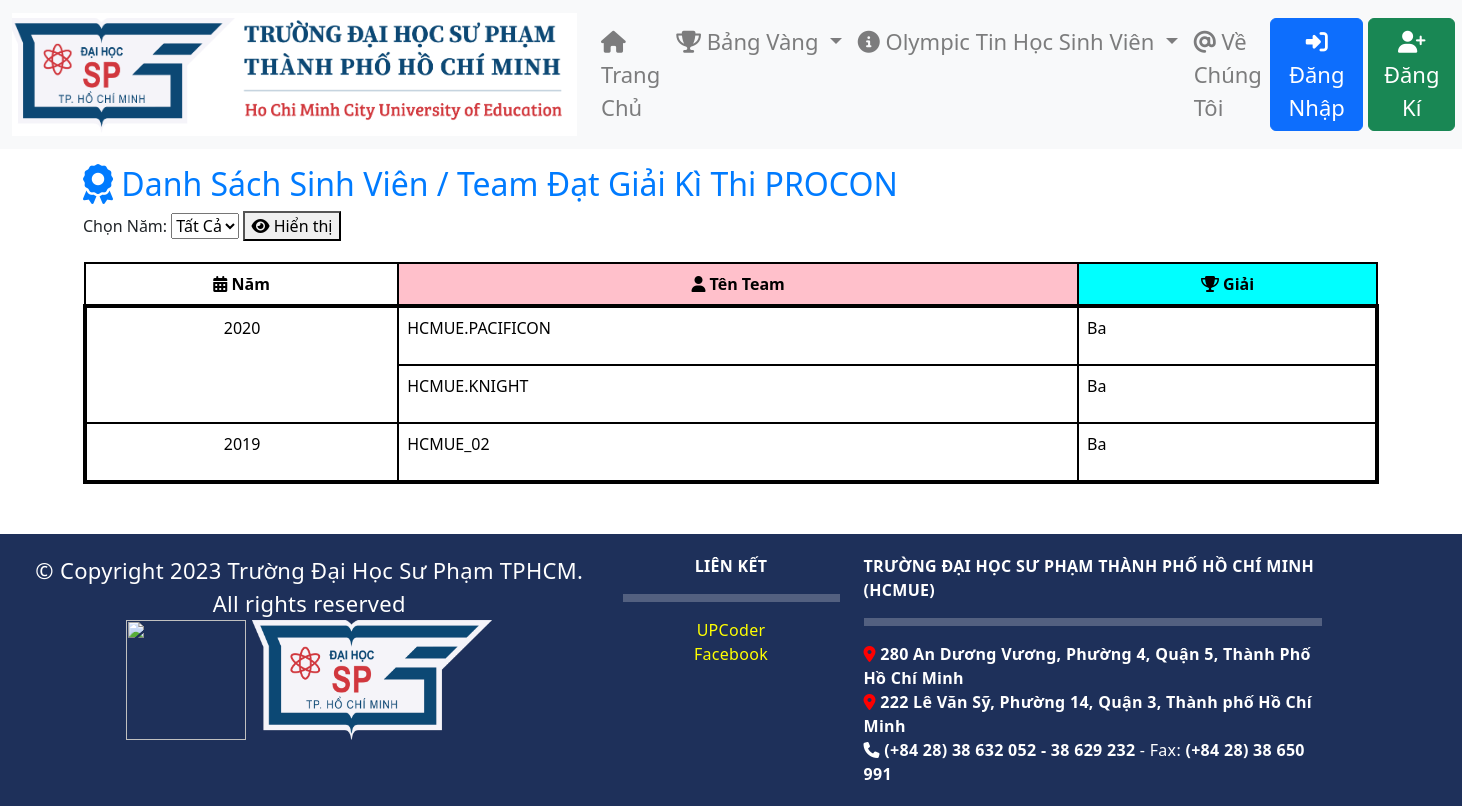
Screenshot of /achievement/procon/ with the database file from the repository.
### achievement/models.py (models this page shows, shortened)
class PROCON(models.Model):
    RESULT_CHOICES = [
        ('Nhất', 'Nhất'),
        ('Nhì', 'Nhì'),
        ('Ba', 'Ba'),
        ('Khuyến Khích', 'Khuyến Khích'),
    ]
    YEAR_CHOICES = [(year, str(year)) for year in range(2015, 2066)]
    year = models.IntegerField(choices=YEAR_CHOICES)
    team_name = models.TextField(max_length=255)
    result = models.CharField(max_length=200, choices=RESULT_CHOICES)
    certificate = models.FileField(upload_to='certificates/', null=True, blank=True)

### achievement/views.py (the view)
# urls.py: path('procon/', procon_list, name='procon_list'),
def procon_list(request, selected_year=None):
    procons = PROCON.objects.all()
    grouped_achievements = {}
    for procon in procons:
        year = procon.year
        if year not in grouped_achievements:
            grouped_achievements[year] = [procon]
        else:
            grouped_achievements[year].append(procon)
    if selected_year:
        grouped_achievements = {selected_year: grouped_achievements.get(selected_year, [])}
    return render(request, 'achievement/procon_list.html', {'grouped_achievements': grouped_achievements, 'selected_year': selected_year})

### achievement/templates/achievement/procon_list.html (shortened to what this page needs)
{% extends 'blog/base.html' %}
{% load static %}
{% block content %}
<head>
    <head>
        <link rel="stylesheet" href="https://cdnjs.cloudflare.com/ajax/libs/font-awesome/6.5.1/css/all.min.css">
    <link rel="stylesheet" href="https://stackpath.bootstrapcdn.com/bootstrap/4.3.1/css/bootstrap.min.css">
    <link href="https://cdn.jsdelivr.net/npm/bootstrap@5.3.2/dist/css/bootstrap.min.css" rel="stylesheet">
      </head>
</head>
<body>
    <div class="container">
        <h2 class="mt-3" style="color: #007BFF;"><i class="fa-solid fa-award fa-fade fa-lg"></i></i> Danh Sách Sinh Viên / Team Đạt Giải Kì Thi PROCON</h2>
        <form id="yearForm">
            <label for="selectYear">Chọn Năm:</label>
            <select id="selectYear" name="year">
                <option value="all">Tất Cả</option>
            </select>
            <button type="button" onclick="showPROCON()">
                <i class="fas fa-eye"></i> Hiển thị
            </button>
        </form>
        <table class="table table-bordered mt-3" style="border: 2px solid black;">
            <thead style="border: 2px solid black;">
                <tr>
                    <th scope="col" style="border-right: 2px solid black; background-color: white; text-align: center;"><i class="fas fa-calendar-alt"></i> Năm</th>
                    <th scope="col" style="border-right: 2px solid black; background-color: pink; text-align: center;"><i class="fas fa-user"></i> Tên Team</th>
                    <th scope="col" style="border-right: 2px solid black; background-color: cyan; text-align: center;"><i class="fas fa-trophy"></i> Giải</th>
                </tr>
            </thead>
            <tbody style="border: 4px solid black;" id="icpcTableBody">
                {% for year, procons_list in grouped_achievements.items %}
                    {% for procon in procons_list %}
                        <tr class="icpc-row" data-year="{{ year }}">
                            {% if forloop.first %}
                                <td rowspan="{{ procons_list|length }}" style="border: 2px solid black;" class="center-year text-align-center justify-content-center" style="font-size: 28px;">{{ procon.year }}</td>
                            {% endif %}
                            <td style="border: 2px solid black;"> {{ procon.team_name | safe | linebreaks }}</td>
                            <td style="border: 2px solid black;">{{ procon.result}}</td>
                        </tr>
                    {% endfor %}
                {% endfor %}
            </tbody>
        </table>
    </div>
</body>
{% endblock %}

### achievement/templates/achievement/procon_list.html (style rules this page uses)
.center-year { text-align: center; vertical-align: middle; justify-content: center; }

### rows the page displays
PROCON: year "2020", team_name "HCMUE.PACIFICON", result "Ba"
PROCON: team_name "HCMUE.KNIGHT", result "Ba"
PROCON: year "2019", team_name "HCMUE_02", result "Ba"
